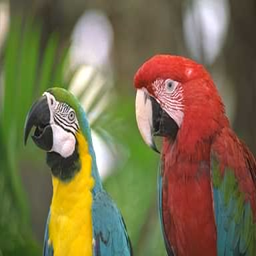
%> input picture 191125_DIP_A4/bird.png, 256 x 256 px
$ octave hw4_3.m   (GNU Octave 9; MATLAB toolbox functions it lacks are replaced by stand-ins)
%> lines starting %> are read from the running program, lines starting %| are printed output that depends on the picture
### 191125_DIP_A4/LaplacianFilter.m
function output = LaplacianFilter(I,M)
size_I = size(I);
filtered = zeros(size_I);
% for color image
if length(size_I) == 3
    ch = size_I(3);
    % apply Laplacian filter
    for i=1:ch
        filtered(:,:,i) = conv2(I(:,:,i),M,'same');
    end
else % for grayscale image
    filtered = conv2(I,M,'same');
end

output = filtered;
end

### 191125_DIP_A4/toHSI.m
function output = toHSI(im_rgb)

im_hsi = zeros(size(im_rgb));
[size_w,size_h] = size(im_rgb(:,:,3));
sum_rgb = sum(im_rgb,3);

%I
im_hsi(:,:,3) = (1/3) .* sum_rgb;
%S
im_hsi(:,:,2) = ones(size(im_rgb(:,:,2))) - 3 ./ (sum_rgb+0.000001) .* min(im_rgb,[],3);
%H
for i = 1:size_w
    for j = 1:size_h
        p_r = im_rgb(i,j,1);
        p_g = im_rgb(i,j,2);
        p_b = im_rgb(i,j,3);
        nume = 1/2*((p_r-p_g) + (p_r-p_b));
        denom = ((p_r-p_g)^2 + ((p_r-p_b)*(p_g-p_b)))^(1/2);
        h = acosd( nume / (denom+0.000001) );
        if p_g >= p_b
            im_hsi(i,j,1) = h;
        else
            im_hsi(i,j,1) = 360 - h;
        end
    end
end

output = im_hsi;
end

### 191125_DIP_A4/toRGB.m
function output = toRGB(im_hsi)
im_rgb = zeros(size(im_hsi));
[size_w,size_h] = size(im_hsi(:,:,2));

% calc RGB value
for i = 1:size_w
    for j = 1:size_h
        p_h = im_hsi(i,j,1);
        p_s = im_hsi(i,j,2);
        p_i = im_hsi(i,j,3);

        if ((p_h >= 0) && (p_h < 120))
            p_r = p_i*(1+p_s*cosd(p_h)/cosd(60-p_h));
            p_b = p_i*(1-p_s);
            p_g = 3*p_i-(p_r + p_b);
        elseif ((p_h >= 120) &&  (p_h < 240))
            p_r = p_i*(1-p_s);
            p_g = p_i*(1+p_s*cosd(p_h-120)/cosd(p_h-180));
            p_b = 3*p_i-(p_r + p_g);
        elseif ((p_h >= 240) && (p_h <= 360))
            p_g = p_i*(1-p_s);
            p_b = p_i*(1 + p_s*cosd(p_h-240)/cosd(p_h-300));
            p_r = 3*p_i-(p_g + p_b);
        end

        im_rgb(i,j,1) = p_r;
        im_rgb(i,j,2) = p_g;
        im_rgb(i,j,3) = p_b;
    end
end
% output
output = im_rgb;
end

### 191125_DIP_A4/hw4_3.m
% i. image read
im = im2double(imread('bird.png'));

% ii. Laplacian filtering
% make Laplacian filter mask
mask = [0 1 0;1 -4 1;0 1 0];
% apply Laplacian filter
laped_im = LaplacianFilter(im,mask);

% iii. Show Laplacian filtered image
figure(1);
subplot(1,2,1);
imshow(im);
title('Original Image');
subplot(1,2,2);
imshow(laped_im);
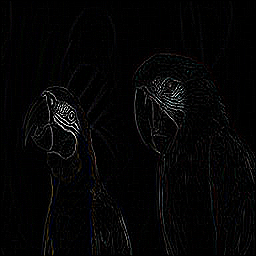
%> displayed picture: size 256x256x3, on the screen's scale of 0 to 255; mean R, G, B 5, 4.9, 5.1
title('Laplacian-filtered Image');

% iii. HSI conversion
hsi_im = toHSI(im);
%> in toHSI, `[size_w,size_h] = size(im_rgb(:,:,3));`: size_w = 256
%> in toHSI, `sum_rgb = sum(im_rgb,3);`:
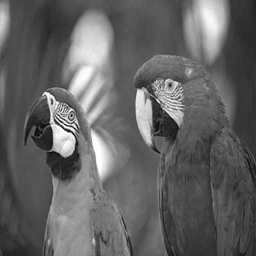
%> sum_rgb: size 256x256 double; min 0.0588, max 3, mean 1.21; drawn with min black and max white
%> after the loop in toHSI, `for i = 1:size_w`:
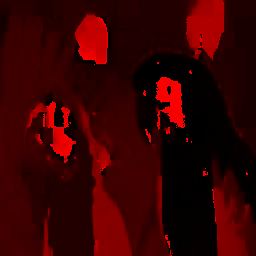
%> im_hsi: size 256x256x3 double; mean R, G, B 79.1, 0.3, 0.4; drawn with min black and max white

% iv. apply Laplacian filter to HSI intensity
laped_hsi = hsi_im;
laped_hsi(:,:,3) = LaplacianFilter(laped_hsi(:,:,3),mask);

% v. HSI to RGB
laped_rgb = toRGB(laped_hsi);
%> after the loop in toRGB, `for i = 1:size_w`:
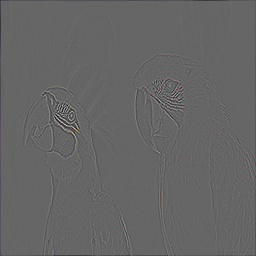
%> im_rgb: size 256x256x3 double; mean R, G, B -0.00406, -0.00566, -0.0052; drawn with min black and max white
%> after the loop in toRGB, `for i = 1:size_w`: p_b = -0.282; p_g = -0.564; p_r = -0.506
% show conversion
figure(2);
subplot(1,2,1);
imshow(im);
title('Original Image');
subplot(1,2,2);
imshow(laped_rgb);
title('Laplacian filter to HSI and converted to RGB');
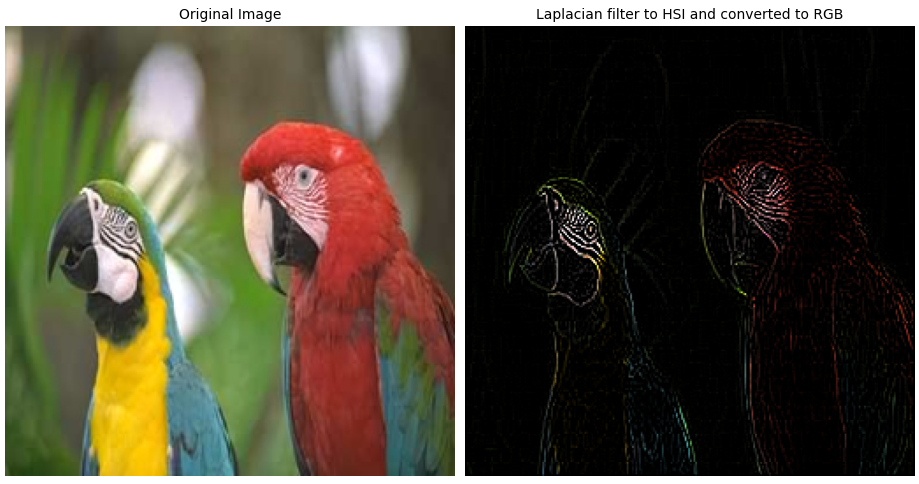
%> figure redrawn from the program's plot data, 2 panels

% vi. show difference
% plotting
figure(3);
subplot(1,2,1);
imshow(laped_im);
title('Laplacian filter to Original Image');
subplot(1,2,2);
imshow(laped_rgb);
title('Laplacian filter to HSI and converted to RGB');
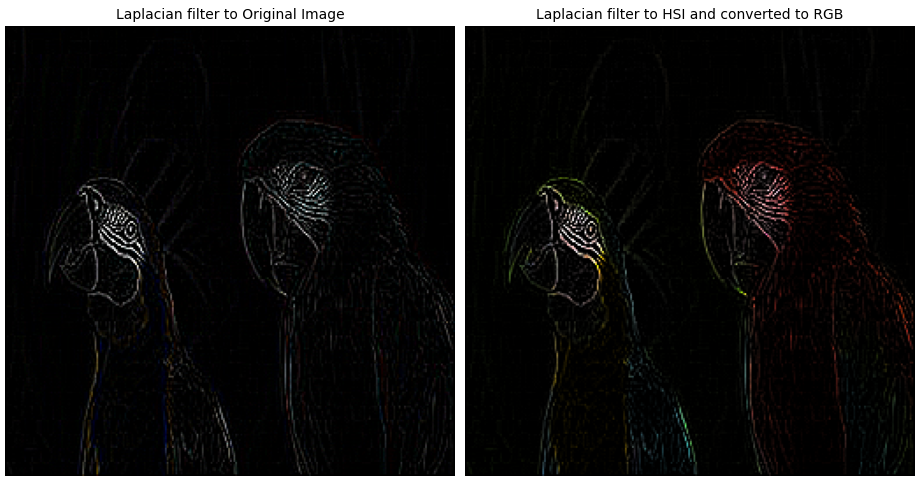
%> figure redrawn from the program's plot data, 2 panels
% histogram
figure(4)
d = 0:0.01:1;
subplot(1,2,1);
hist(reshape(laped_im,[],3),d);
colormap([1 0 0;0 1 0;0 0 1]);
ylim([0 200]);
subplot(1,2,2);
hist(reshape(laped_rgb,[],3),d);
colormap([1 0 0;0 1 0;0 0 1]);
ylim([0 200]);
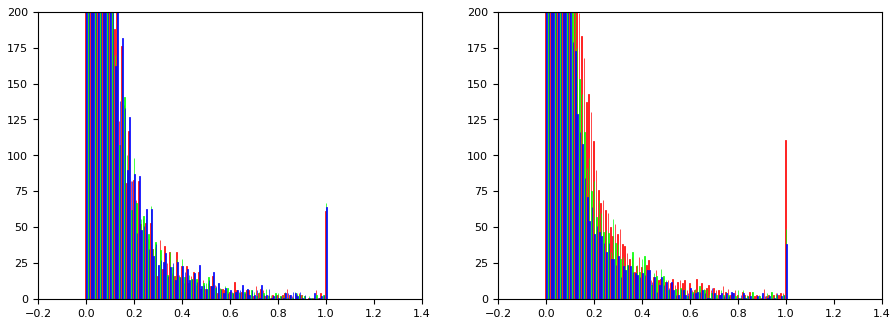
%> figure redrawn from the program's plot data, 2 panels; panel 1: tallest bar 42620 high, from x = -0.0032 to -0.00107; panel 1: tallest bar 42986 high, from x = -0.00107 to 0.00107; panel 1: tallest bar 41569 high, from x = 0.00107 to 0.0032; panel 2: tallest bar 41620 high, from x = -0.0032 to -0.00107

$ run again, with 191125_DIP_A4/pepper.png copied over 191125_DIP_A4/bird.png
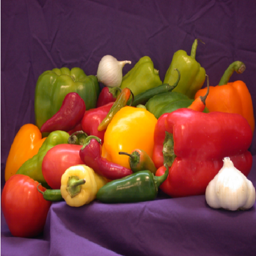
%> input picture 191125_DIP_A4/pepper.png, 256 x 256 px
%> size_w = 256
%> after the loop in toRGB, `for i = 1:size_w`:
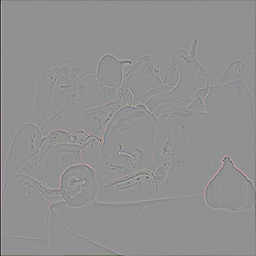
%> im_rgb: size 256x256x3 double; mean R, G, B -0.0039, -0.00565, -0.00631; drawn with min black and max white
%> after the loop in toRGB, `for i = 1:size_w`: p_b = -0.348; p_g = -0.158; p_r = -0.333
%> `ylim([0 200]);`:
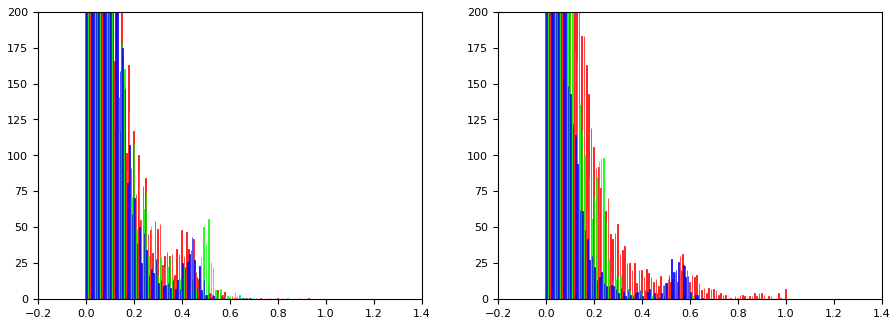
%> figure redrawn from the program's plot data, 2 panels; panel 1: tallest bar 41466 high, from x = -0.0032 to -0.00107; panel 1: tallest bar 40998 high, from x = -0.00107 to 0.00107; panel 1: tallest bar 38698 high, from x = 0.00107 to 0.0032; panel 2: tallest bar 38958 high, from x = -0.0032 to -0.00107
